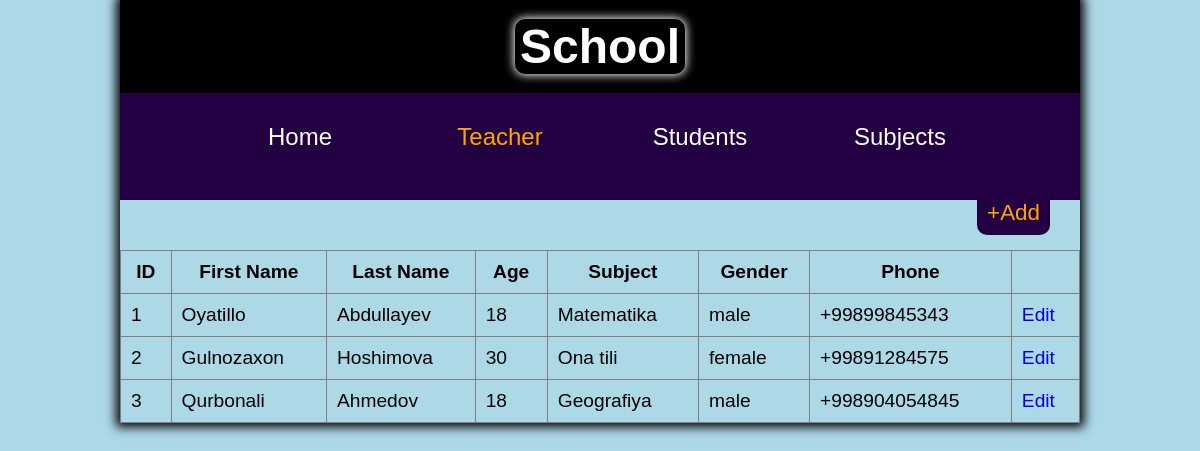
Page /teacher/ on the earlier database version.
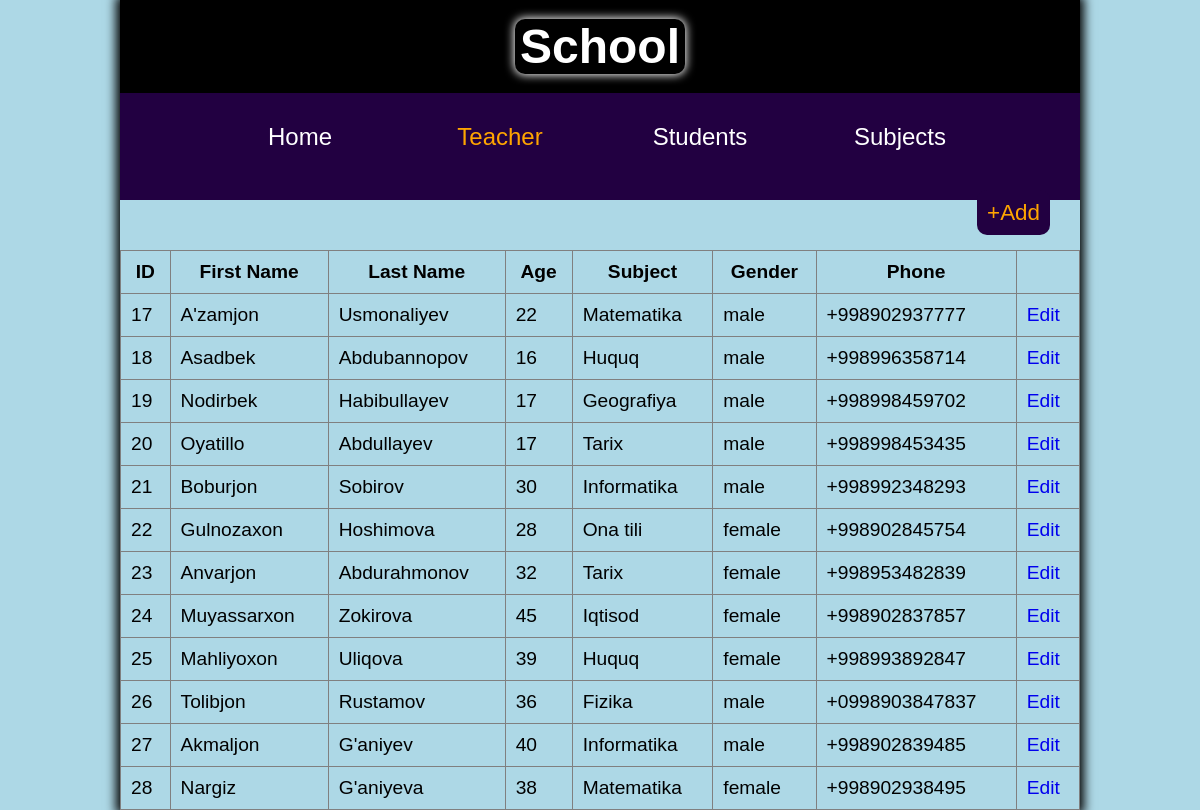
Same page on the later database version.
### home/models.py (models this page shows, shortened)
class Teacher(models.Model):
    GENDER = (
        ('male', "Male"),
        ('female', 'Female'),
    )
    first_name = models.CharField(max_length=30)
    last_name = models.CharField(max_length=30)
    age = models.PositiveIntegerField(blank=True, null=True)
    subject = models.ForeignKey(Subject, on_delete=models.CASCADE, null=True, blank=True)
    gender = models.CharField(max_length=6,choices=GENDER)
    phone = models.CharField(max_length=13, blank=True, null=True)

class Subject(models.Model):
    name = models.CharField(max_length=12)
    def __str__(self):
        return self.name

### home/views.py (the view)
# urls.py: path("teacher/", teacher),
def teacher(request):
    context = {
        "teachers": list(Teacher.objects.all()),
    }
    return render(request, "teacher.html", context)

### templates/teacher.html (shortened to what this page needs)
<!DOCTYPE html>
<html lang="en">
    <head>
    </head>
    <body>
        <div class="container">
            <div class="header">
                <div class="title">
                    <div class="text"><h1>School</h1></div>
                </div>
                <div class="nav">
                    <ul>
                        <a href="/home/"><li>Home</li></a>
                        <a href="/teacher/"><li class="active">Teacher</li></a>
                        <a href="/student"><li>Students</li></a>
                        <a href="/subject"><li>Subjects</li></a>
                    </ul>
                </div>
            </div>
            <div class="content">
                <div class="add"><a href="/teacher-add/">+Add</a></div>
                <table
                    border="1"
                    style="border-collapse: collapse"
                    width="100%"
                >
                    <tr>
                        <th>ID</th>
                        <th>First Name</th>
                        <th>Last Name</th>
                        <th>Age</th>
                        <th>Subject</th>
                        <th>Gender</th>
                        <th>Phone</th>
                    </tr>
                    {% for teacher in teachers %}
                    <tr>
                        <td>{{teacher.id}}</td>
                        <td>
                            {{teacher.first_name}}
                        </td>
                        <td>{{teacher.last_name}}</td>
                        <td>{{teacher.age}}</td>
                        <td>{{teacher.subject}}</td>
                        <td>{{teacher.gender}}</td>
                        <td>{{teacher.phone}}</td>
                        <td>
                            <a href="/teacher-edit/{{teacher.id}}" class="edit">Edit</a>
                        </td>
                    </tr>
                    {% endfor %}
                </table>
            </div>
        </div>
    </body>
</html>

Differences in the rows shown:
removed Teacher: id "1", first_name "Oyatillo", last_name "Abdullayev", age "18", subject "Matematika", gender "male", phone "+99899845343"
removed Teacher: id "2", first_name "Gulnozaxon", last_name "Hoshimova", age "30", subject "Ona tili", gender "female", phone "+99891284575"
removed Teacher: id "3", first_name "Qurbonali", last_name "Ahmedov", age "18", subject "Geografiya", gender "male", phone "+998904054845"
added Teacher: id "17", first_name "A'zamjon", last_name "Usmonaliyev", age "22", subject "Matematika", gender "male", phone "+998902937777"
added Teacher: id "18", first_name "Asadbek", last_name "Abdubannopov", age "16", subject "Huquq", gender "male", phone "+998996358714"
added Teacher: id "19", first_name "Nodirbek", last_name "Habibullayev", age "17", subject "Geografiya", gender "male", phone "+998998459702"
added Teacher: id "20", first_name "Oyatillo", last_name "Abdullayev", age "17", subject "Tarix", gender "male", phone "+998998453435"
added Teacher: id "21", first_name "Boburjon", last_name "Sobirov", age "30", subject "Informatika", gender "male", phone "+998992348293"
added Teacher: id "22", first_name "Gulnozaxon", last_name "Hoshimova", age "28", subject "Ona tili", gender "female", phone "+998902845754"
added Teacher: id "23", first_name "Anvarjon", last_name "Abdurahmonov", age "32", subject "Tarix", gender "female", phone "+998953482839"
added Teacher: id "24", first_name "Muyassarxon", last_name "Zokirova", age "45", subject "Iqtisod", gender "female", phone "+998902837857"
added Teacher: id "25", first_name "Mahliyoxon", last_name "Uliqova", age "39", subject "Huquq", gender "female", phone "+998993892847"
added Teacher: id "26", first_name "Tolibjon", last_name "Rustamov", age "36", subject "Fizika", gender "male", phone "+0998903847837"
added Teacher: id "27", first_name "Akmaljon", last_name "G'aniyev", age "40", subject "Informatika", gender "male", phone "+998902839485"
added Teacher: id "28", first_name "Nargiz", last_name "G'aniyeva", age "38", subject "Matematika", gender "female", phone "+998902938495"
